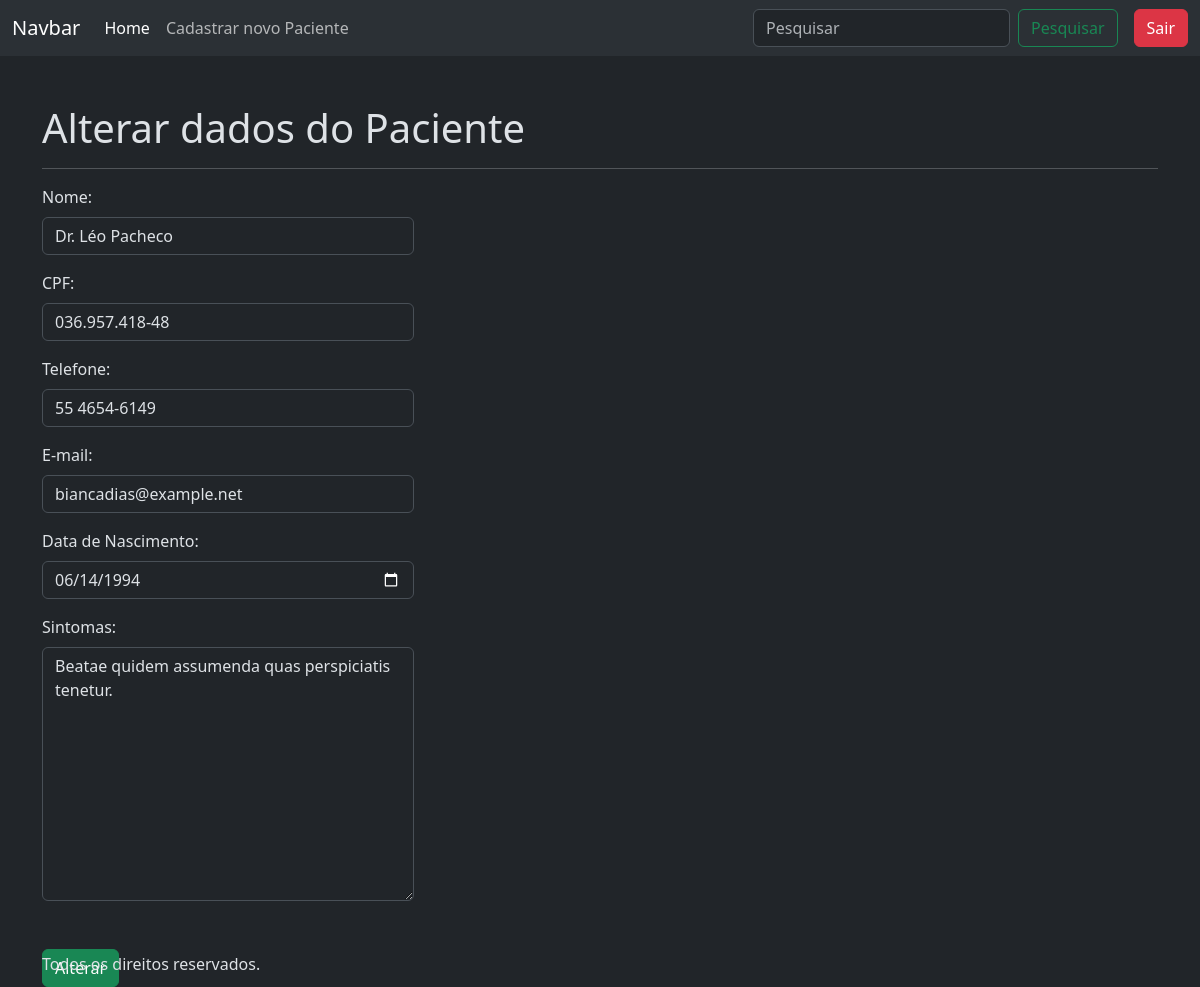
Page /alterarPaciente/193 (signed in) on the committed database.
### apps/crud/models.py (models this page shows, shortened)
class Paciente(models.Model):
    codigo_paciente = models.AutoField(primary_key=True)
    nome = models.CharField(null=False, blank=False)
    cpf = models.CharField(max_length=14, unique=True, blank=False)
    email = models.EmailField(unique=True, null=False, blank=False)
    telefone = models.CharField(max_length=15, null=False, blank=False)
    data_nascimento = models.DateField(null=False, blank=False)
    sintomas = models.TextField(null=True, blank=True)

### apps/crud/views.py (the view)
# urls.py: path('alterarPaciente/<int:codigo_paciente>', views.alterar_paciente, name='alterar_paciente'),
@login_required
def alterar_paciente(request, codigo_paciente):
    paciente = Paciente.objects.get(codigo_paciente=codigo_paciente)
    if request.method == 'POST':
        form = PacienteForm(request.POST, instance=paciente)
        if form.is_valid():
            form.save()
            return redirect('index')
    else:
        form = PacienteForm(instance=paciente)
    return render(request, 'alterar_dados.html',{
        'form':form,
        'paciente':paciente,
    })

### apps/crud/templates/alterar_dados.html (shortened to what this page needs)
{% extends 'base-crud.html' %}
{% load static%}
{% block content %}
<h1 class="mt-5">
    Alterar dados do Paciente
</h1>
<hr>
<form action="{% url 'alterar_paciente' paciente.codigo_paciente %}" method="POST">
    {% include 'includes/form.html' %}
    <div class="d-flex justify-content-start mt-5 mb-5">
        <button type="submit" class="btn btn-success">
            Alterar
        </button>
    </div>
</form>
{% endblock %}

### apps/crud/templates/includes/form.html (shortened to what this page needs)
<div class="col-12 col-md-6 col-lg-4 mb-3">
    <label for="{{ form.nome.id_for_label }}" class="form-label">Nome:</label>
    {{ form.nome }}
</div>
<div class="col-12 col-md-6 col-lg-4 mb-3">
    <label for="{{ form.cpf.id_for_label }}" class="form-label">CPF:</label>
    {{ form.cpf }}
</div>
<div class="col-12 col-md-6 col-lg-4 mb-3">
    <label for="{{ form.telefone.id_for_label }}" class="form-label">Telefone:</label>
    {{ form.telefone }}
</div>
<div class="col-12 col-md-6 col-lg-4 mb-3">
    <label for="{{ form.email.id_for_label }}" class="form-label">E-mail:</label>
    {{ form.email }}
</div>
<div class="col-12 col-md-6 col-lg-4 mb-3">
    <label for="{{ form.data_nascimento.id_for_label }}" class="form-label">Data de Nascimento:</label>
    {{ form.data_nascimento }}
</div>
<div class="col-12 col-md-6 col-lg-4 mb-3">
    <label for="{{ form.sintomas.id_for_label }}" class="form-label">Sintomas:</label>
    {{ form.sintomas }}
</div>

### rows in the picture
Paciente: nome "Dr. Léo Pacheco", cpf "036.957.418-48", telefone "55 4654-6149", email "biancadias@example.net", data_nascimento "06/14/1994", sintomas "Beatae quidem assumenda quas perspiciatis tenetur."
